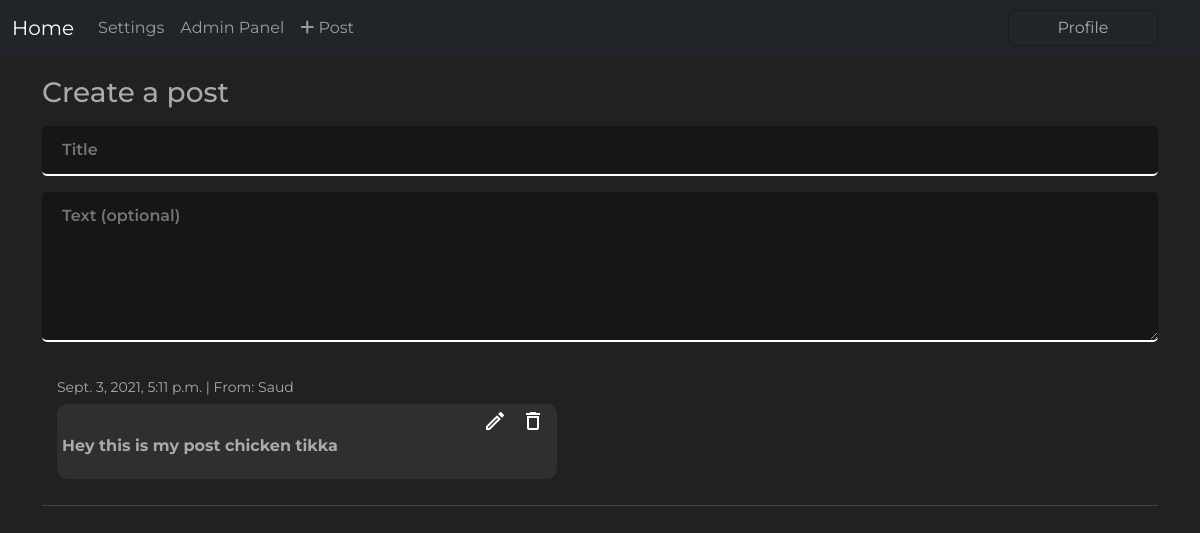
The app's page / (signed in), older data.
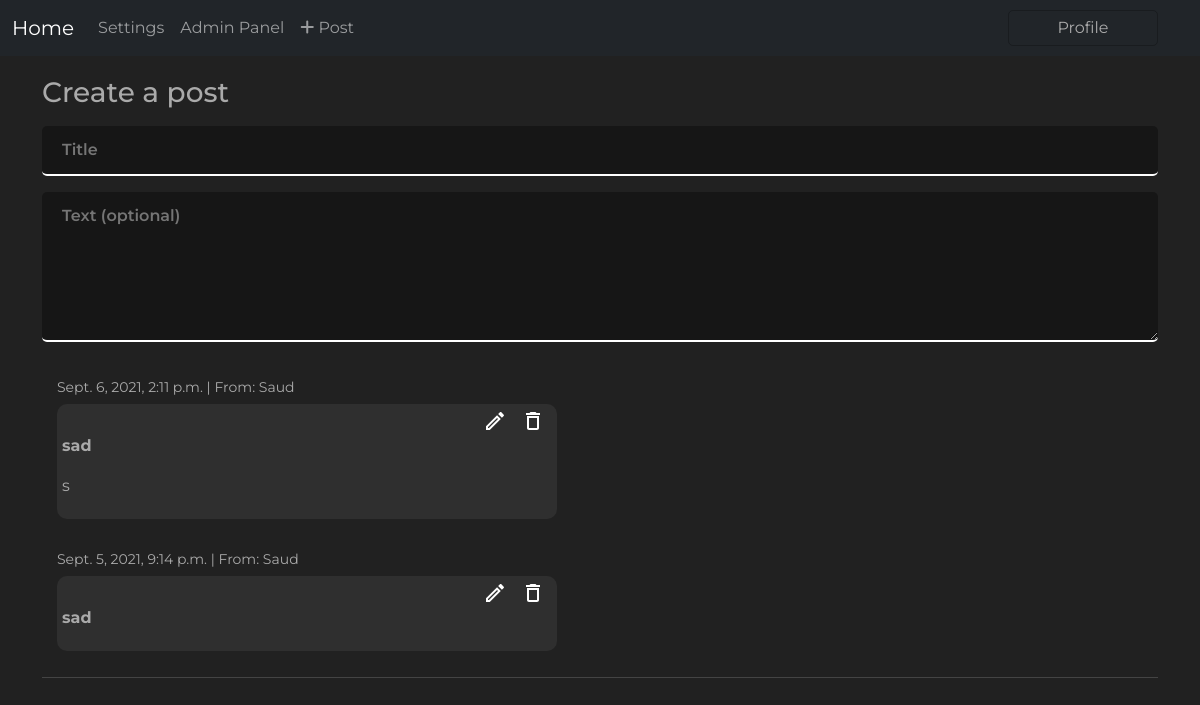
The same page, newer data.
### posts/models.py (models this page shows, shortened)
class Post(models.Model):
    user = models.ForeignKey(User, on_delete=models.CASCADE, null=True, blank=True)
    message = models.CharField(max_length=225)
    description = models.TextField(max_length=5000, null=True, blank=True)
    published_date = models.DateTimeField(auto_now_add=True)
    class Meta:
        ordering = ['-published_date']

### posts/decorators.py (the view)
    def wrapper_func(request, *args, **kwargs):
        if request.user.is_authenticated:
            return view_func(request, *args, **kwargs)
        else:
            return redirect('authsystem:login')

### posts/forms.py
class SubmitPostForm(forms.ModelForm):
    class Meta:
        model = Post
        fields = '__all__'
        exclude = ['user', 'published_date']
    def __init__(self, *args, **kwargs):
        super(SubmitPostForm, self).__init__(*args, **kwargs)
        self.fields['message'].widget.attrs = {'class': 'input', 'placeholder': 'Title'}
        self.fields['description'].widget.attrs = {'class': 'input des', 'placeholder': 'Text (optional)'}

### posts/views.py (called while the page is built)
@authorizedUsersCanView
def homePage(request):
    form = SubmitPostForm(request.POST)
    posts = Post.objects.all()
    context = {'posts': posts, 'form': form}
    return render(request, 'posts/main.html', context)

### posts/templates/posts/main.html (shortened to what this page needs)
{% load static %}
<!DOCTYPE html>
<html lang="en">
<head>
    <link href="https://cdn.jsdelivr.net/npm/bootstrap@5.0.2/dist/css/bootstrap.min.css" rel="stylesheet"
>
    <link rel="stylesheet" href="{% static '/css/posts/main.css' %}">
</head>
<body>
    {% include 'posts/navbar.html' %}
    {% block content %}
        <div class="container">
            <div class="col-12">
                <a href="{% url 'posts:submit_post' %}" style="text-decoration: none; cursor: default;">
                    <div class="heading">
                        <h3>Create a post</h3>
                    </div>
                    <form action="" method="post" id="form">{% csrf_token %}
                        <div class="form-fields">
                            {% for field in form %}
                            {{field}}
                            {% endfor %}
                        </div>
                    </form>
                </a>
            </div>
        </div>
        <div class="container">
                {% if posts %}
                    {% for post in posts %}
                        <div class="msg-container">
                            <div class="sub-container">
                                <p class="datetime"><span>{{post.published_date}}</span> | From: <span
                                        style="text-transform: capitalize;">{{post.user}}<span></p>
                                        <div class="message">
                                            {% if post.user == request.user %}
                                            <div style="height: 25px;">
                                                <div style="height: 25px; float: right; display: flex;">
                                                    <p><a href="{% url 'posts:update_post' post.id %}"><img class="edit"src="{% static '/images/edit.svg' %}"></a></p>
                                                    <p><a href="{% url 'posts:delete_post' post.id %}"><img class="delete" src="{% static '/images/delete.svg' %}"></a></p>
                                                </div>
                                            </div>
                                            {% endif %}
                                            <p style="z-index: 1;"><span><strong>{{post.message}}</strong></span></p>
                                            {% if post.description %}
                                                <p style="z-index: 1;"><span>{{post.description}}</span></p>
                                            {% endif %}
                                        </div>
                            </div>
                        </div>
                    {% endfor %}
                {% else %}
                    <p class="text-center" style="margin-top: 40px; font-size: 20px;">No data to display.</p>
                    <p class="text-center">Create a post above or <a href="{% url 'posts:submit_post' %}">click me</a> </p>
                {% endif %}
                <hr style="color: #aaaaaa">
        </div>
        <br>
    {% endblock content %}
</body>
</html>

### posts/templates/posts/navbar.html (shortened to what this page needs)
{% load static %}
<nav class="navbar navbar-expand-lg navbar-dark bg-dark">
  <div class="container-fluid">
    <a class="navbar-brand" href="{% url 'posts:homePage' %}">Home</a>
    <div class="collapse navbar-collapse" id="navbarSupportedContent">
      <ul class="navbar-nav me-auto mb-2 mb-lg-0">
        <li class="nav-item">
          <a class="nav-link" href="{% url 'authsystem:settings' user.id %}">Settings</a>
        </li>
        {% if request.user.is_staff %}
          <li class="nav-item">
            <a class="text-center nav-link" href="/admin">Admin Panel</a>
          </li>
        {% endif %}
        <a class="nav-link" href="{% url 'posts:submit_post' %}"><i class="fas fa-plus"></i> Post</a>
      </ul>
      <div class="d-flex navbar-nav">
        <div class="dropdown">
          <button class="dropbtn">Profile</button>
        </div>
      </div>
    </div>
  </div>
</nav>

### static/css/posts/main.css (style rules this page uses)
* { padding: 0; margin: 0; box-sizing: border-box; }
body { background-color: rgba(33, 33, 33); font-family: 'Montserrat', sans-serif; }
h1, h2, h3, h4, h6, p, span, a, button { color: #aaaaaa; }
.msg-container { margin: 10px 0px; width: 100%; display: flex; justify-content: left; }
.sub-container { width: auto; max-width: 600px; padding: 10px 15px; }
.datetime { font-size: 14px; }
.message { background-color: #2f2f2f; border-radius: 10px; padding: 5px; margin-top: -10px; word-break: break-all; width: 500px; }
.message > p:nth-child(2) { color: #f13737 !important; font-size: 16px; }
.delete, .edit { margin: 0px 7px; }
.input { border-radius: 5px; width: 100%; padding: 12px 20px; font-weight: 600; margin: 8px 0; box-sizing: border-box; border: none; color: white; background-color: rgba(0, 0, 0, 0.342); border-bottom: 2px solid white; }
.des { min-height: 150px; }
.heading { margin-top: 20px; }

### posts/templates/posts/navbar.html (style rules this page uses)
.dropdown { position: relative; display: inline-block; }
.dropbtn { cursor: default !important; width: 150px; padding: 5px 15px; background-color: transparent; border: 1px solid rgba(0, 0, 0, 0.24); border-radius: 5px; margin-right: 30px; transition: ease 0.4s 0s; }

Row changes from the older to the newer data that the page shows:
removed Post: published_date "Sept. 3, 2021, 5:11 p.m.", user "Saud", message "Hey this is my post chicken tikka"
added Post: published_date "Sept. 6, 2021, 2:11 p.m.", user "Saud", message "sad", description "s"
added Post: published_date "Sept. 5, 2021, 9:14 p.m.", user "Saud", message "sad"
